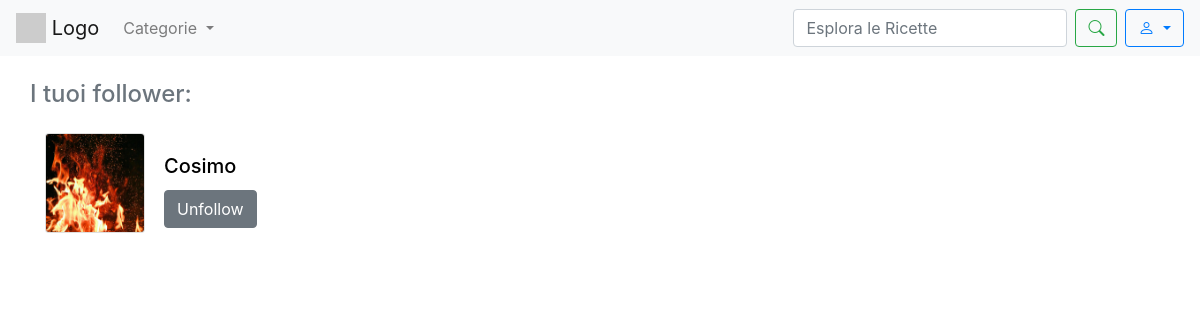
Page /followers/ (signed in) on the earlier database version.
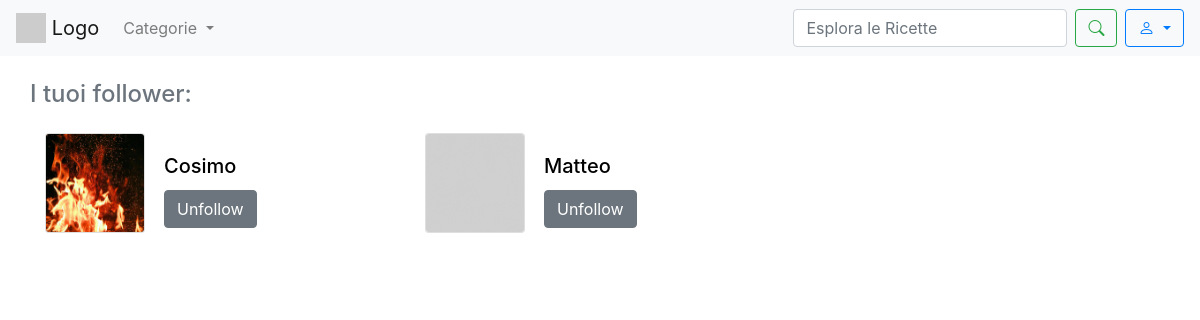
Same page on the later database version.
### sito/models.py (models this page shows, shortened)
class Follow(models.Model):
    utente = models.ForeignKey('CustomUser', related_name='following', on_delete=models.CASCADE)
    followee = models.ForeignKey('CustomUser', related_name='followers', on_delete=models.CASCADE)
    class Meta:
        unique_together = ('utente', 'followee')

class CustomUser(AbstractUser):
    profile_image = models.ImageField(upload_to='profile_images/', blank=True, null=True)

### sito/views.py (the view)
# urls.py: path('followers/',followers, name='followers'),
def followers(request):
    follower = Follow.objects.filter(followee=request.user)
    followed_user_ids = Follow.objects.filter(utente=request.user).values_list('followee_id', flat=True)
    context = {
        'follower': follower,
        'followed_user_ids': followed_user_ids,
    }
    return render(request, 'follower.html', context)

### template/follower.html (shortened to what this page needs)
<!DOCTYPE html>
{% load static %}
<html lang="en">
<head>
    <link rel="stylesheet" href="https://maxcdn.bootstrapcdn.com/bootstrap/4.5.2/css/bootstrap.min.css">
    <link rel="stylesheet" href="https://cdn.jsdelivr.net/npm/bootstrap-icons/font/bootstrap-icons.css">
</head>
<body>
    <nav class="navbar navbar-expand-lg navbar-light bg-light">
        <a class="navbar-brand" href="{% url 'homepage' %}">
            <img src="https://via.placeholder.com/30" alt="Logo" class="d-inline-block align-top">
            Logo
        </a>
            <ul class="navbar-nav mr-auto">
                <li class="nav-item dropdown">
                  <div class="nav-link dropdown-toggle" role="button" data-toggle="dropdown" aria-expanded="false" id="CategoryDropdown">
                    Categorie
                  </div>
                </li>
            </ul>
            <form class="form-inline my-2 my-lg-0" method="GET" action="{% url 'search' %}">
                <input class="form-control mr-sm-2" type="search" name ="q" placeholder="Esplora le Ricette" aria-label="Search">
                <button class="btn btn-outline-success my-2 my-sm-0" type="submit"><i class="bi bi-search"></i></button>
            </form>
            <div class="dropdown ml-2">
                <button class="btn btn-outline-primary dropdown-toggle" type="button" id="userDropdown" data-toggle="dropdown" aria-haspopup="true" aria-expanded="false">
                    <i class="bi bi-person"></i>
                </button>
            </div>
    </nav>
    <div class="container mt-4">
            <div class="row">
                    <h4 class="text-center mb-4 text-secondary">I tuoi follower:</h4>
            </div>
            <div class="row">
                {%  if follower %}
                    {% for follow in follower%}
                            <div class="col-md-4 mb-4">
                                <div class="card flex-row mb-3" style="width: 100px; height: 100px; object-fit: cover;">
                                      {% if follow.utente.profile_image %}
                                        <img src=" {{ follow.utente.profile_image.url }} " class="card-img img-fluid rounded-start" alt="foto profilo" >
                                      {% else %}
                                        <img src="{% static 'images/defaultprofile.jpg' %}" class="card-img img-fluid rounded-start" alt="foto profilo">
                                      {% endif %}
                                    <div class="card-body">
                                        <h5 class="card-title"><a href="{% url 'user_profile' follow.utente.id %}" style="text-decoration: none; color: black">{{ follow.utente.username }} </a></h5>
                                            {% if follow.utente.id in followed_user_ids %}
                                                <button class="follow-unfollow-button btn btn-secondary" data-user-id="{{ follow.utente.id }}" data-action="unfollow">Unfollow</button>
                                            {% else %}
                                                <button class="follow-unfollow-button btn btn-primary" data-user-id="{{ follow.utente.id }}" data-action="follow">Follow</button>
                                            {% endif %}
                                    </div>
                                </div>
                            </div>
                    {% endfor %}
                {% else %}
                    <p class="text-danger">No results found. </p>
                {% endif %}
            </div>
    </div>
</body>
</html>

Differences in the rows shown:
added Follow: utente.username "Matteo"
